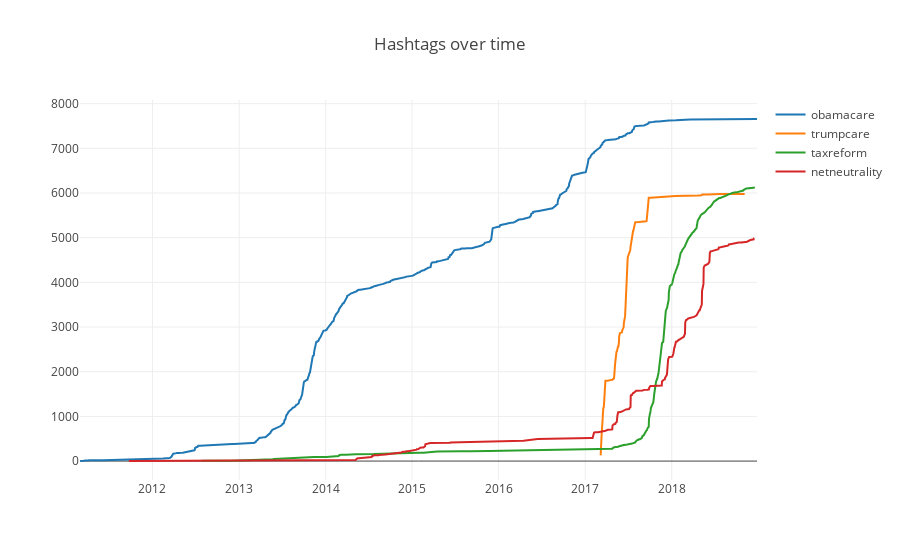

The cell this chart's notebook holds for it:
### Code cell
import plotly.graph_objs as go

def get_tagdf(tag_name, cumsum=True):
    taggis = date_tag[tag_name]
    taggis.sort()

    df_date_tag = pd.DataFrame(taggis)
    df_date_tag = df_date_tag.groupby(0).sum()
    if cumsum:
        df_date_tag = df_date_tag.cumsum()
    return go.Scatter(x=df_date_tag.index, y=df_date_tag[1], name=tag_name)

dt1 = get_tagdf('obamacare')
dt2 = get_tagdf('trumpcare')
dt3 = get_tagdf('taxreform')
dt4 = get_tagdf('netneutrality')

data = [dt1, dt2, dt3, dt4]

layout = dict(
    title = "Hashtags over time"
)

fig = dict(data=data, layout=layout)

py.iplot(fig, filename = 'Hashtags over time')

### Figure 1 — Plotly figure (JSON) as saved in the notebook; plotly's stock layout.template omitted (floating-point values rounded to 4 significant figures; data arrays with more than 128 entries replaced by an {"elided": "..."} marker saying what was removed)
{"data": [{"name": "obamacare", "type": "scatter", "uid": "381388c3-117d-4400-91c5-5b1f4194fd32", "x": {"elided": "939 str values"}, "y": {"elided": "939 int values"}}, {"name": "trumpcare", "type": "scatter", "uid": "0b737a5b-d3ec-463c-a163-bbbd2a4eff84", "x": {"elided": "149 str values"}, "y": {"elided": "149 int values"}}, {"name": "taxreform", "type": "scatter", "uid": "7e81b2ad-c515-4bdb-b9f5-873c9a9ff897", "x": {"elided": "529 str values"}, "y": {"elided": "529 int values"}}, {"name": "netneutrality", "type": "scatter", "uid": "6c89df75-9612-4b28-9d2f-1fad2f61a5e2", "x": {"elided": "354 str values"}, "y": {"elided": "354 int values"}}], "layout": {"title": {"text": "Hashtags over time"}}}
